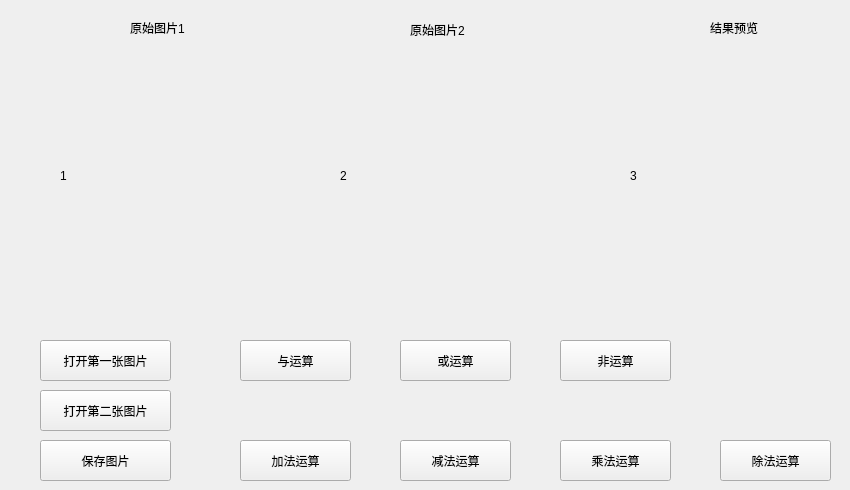
    <widget class="QWidget" name="tab_2">
     <attribute name="title">
      <string>Tab 2</string>
     </attribute>
     <widget class="QLabel" name="labelOriginal_2">
      <property name="geometry">
       <rect>
        <x>60</x>
        <y>70</y>
        <width>211</width>
        <height>211</height>
       </rect>
      </property>
      <property name="text">
       <string>1</string>
      </property>
     </widget>
     <widget class="QLabel" name="labelOriginal_3">
      <property name="geometry">
       <rect>
        <x>340</x>
        <y>70</y>
        <width>211</width>
        <height>211</height>
       </rect>
      </property>
      <property name="text">
       <string>2</string>
      </property>
     </widget>
     <widget class="QLabel" name="labelResult_2">
      <property name="geometry">
       <rect>
        <x>630</x>
        <y>70</y>
        <width>211</width>
        <height>211</height>
       </rect>
      </property>
      <property name="text">
       <string>3</string>
      </property>
     </widget>
     <widget class="QLabel" name="label_3">
      <property name="geometry">
       <rect>
        <x>130</x>
        <y>20</y>
        <width>72</width>
        <height>15</height>
       </rect>
      </property>
      <property name="text">
       <string>原始图片1</string>
      </property>
     </widget>
     <widget class="QLabel" name="label_4">
      <property name="geometry">
       <rect>
        <x>410</x>
        <y>20</y>
        <width>72</width>
        <height>20</height>
       </rect>
      </property>
      <property name="text">
       <string>原始图片2</string>
      </property>
     </widget>
     <widget class="QLabel" name="label_5">
      <property name="geometry">
       <rect>
        <x>710</x>
        <y>20</y>
        <width>72</width>
        <height>15</height>
       </rect>
      </property>
      <property name="text">
       <string>结果预览</string>
      </property>
     </widget>
     <widget class="QPushButton" name="btnReadImage_2">
      <property name="geometry">
       <rect>
        <x>40</x>
        <y>340</y>
        <width>131</width>
        <height>41</height>
       </rect>
      </property>
      <property name="text">
       <string>打开第一张图片</string>
      </property>
     </widget>
     <widget class="QPushButton" name="btnReadImage_3">
      <property name="geometry">
       <rect>
        <x>40</x>
        <y>390</y>
        <width>131</width>
        <height>41</height>
       </rect>
      </property>
      <property name="text">
       <string>打开第二张图片</string>
      </property>
     </widget>
     <widget class="QPushButton" name="btnSaveImage_2">
      <property name="geometry">
       <rect>
        <x>40</x>
        <y>440</y>
        <width>131</width>
        <height>41</height>
       </rect>
      </property>
      <property name="text">
       <string>保存图片</string>
      </property>
     </widget>
     <widget class="QPushButton" name="btnAnd">
      <property name="geometry">
       <rect>
        <x>240</x>
        <y>340</y>
        <width>111</width>
        <height>41</height>
       </rect>
      </property>
      <property name="text">
       <string>与运算</string>
      </property>
     </widget>
     <widget class="QPushButton" name="btnOr">
      <property name="geometry">
       <rect>
        <x>400</x>
        <y>340</y>
        <width>111</width>
        <height>41</height>
       </rect>
      </property>
      <property name="text">
       <string>或运算</string>
      </property>
     </widget>
     <widget class="QPushButton" name="btnNot">
      <property name="geometry">
       <rect>
        <x>560</x>
        <y>340</y>
        <width>111</width>
        <height>41</height>
       </rect>
      </property>
      <property name="text">
       <string>非运算</string>
      </property>
     </widget>
     <widget class="QPushButton" name="btnPlus">
      <property name="geometry">
       <rect>
        <x>240</x>
        <y>440</y>
        <width>111</width>
        <height>41</height>
       </rect>
      </property>
      <property name="text">
       <string>加法运算</string>
      </property>
     </widget>
     <widget class="QPushButton" name="btnSub">
      <property name="geometry">
       <rect>
        <x>400</x>
        <y>440</y>
        <width>111</width>
        <height>41</height>
       </rect>
      </property>
      <property name="text">
       <string>减法运算</string>
      </property>
     </widget>
     <widget class="QPushButton" name="btnMulti">
      <property name="geometry">
       <rect>
        <x>560</x>
        <y>440</y>
        <width>111</width>
        <height>41</height>
       </rect>
      </property>
      <property name="text">
       <string>乘法运算</string>
      </property>
     </widget>
     <widget class="QPushButton" name="btnDivi">
      <property name="geometry">
       <rect>
        <x>720</x>
        <y>440</y>
        <width>111</width>
        <height>41</height>
       </rect>
      </property>
      <property name="text">
       <string>除法运算</string>
      </property>
     </widget>
    </widget>
